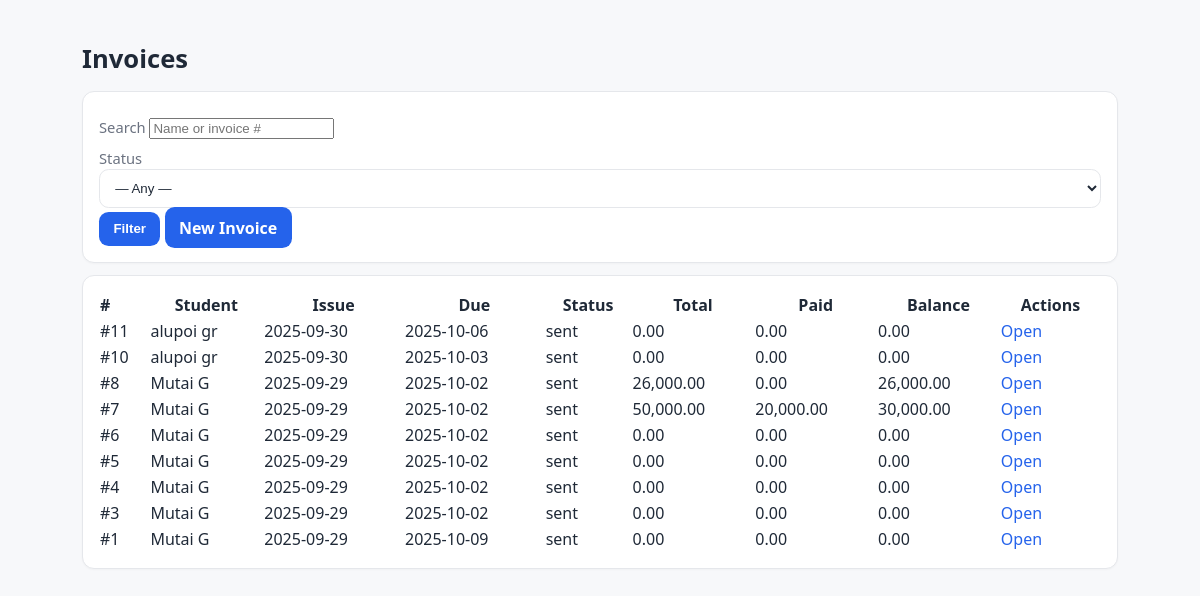
The app's page /public/invoices/index.php (signed in) with its own data.
### tables this page shows
CREATE TABLE `invoices` (
  `id` int(11) NOT NULL,
  `student_id` int(11) NOT NULL,
  `enrollment_id` int(11) DEFAULT NULL,
  `number` varchar(64) DEFAULT NULL,
  `issue_date` date NOT NULL,
  `due_date` date NOT NULL,
  `status` enum('draft','sent','partial','paid','overdue','void') NOT NULL DEFAULT 'draft',
  `notes` text DEFAULT NULL,
  `created_by` int(11) NOT NULL DEFAULT 1,
  `total_cents` int(11) NOT NULL DEFAULT 0,
  `balance_cents` int(11) NOT NULL DEFAULT 0,
  `created_at` timestamp NOT NULL DEFAULT current_timestamp()
);

CREATE TABLE `users` (
  `id` int(11) NOT NULL,
  `email` varchar(191) NOT NULL,
  `password_hash` varchar(255) DEFAULT NULL,
  `first_name` varchar(100) NOT NULL,
  `last_name` varchar(100) NOT NULL,
  `phone` varchar(50) DEFAULT NULL,
  `is_active` tinyint(1) NOT NULL DEFAULT 1,
  `created_at` timestamp NOT NULL DEFAULT current_timestamp(),
  `role` enum('admin','staff','instructor','student') NOT NULL DEFAULT 'student'
);

### php/Core/Auth.php (called while the page is built, shortened)
<?php
class Auth
{
    public static function user(): ?array
    {
        return $_SESSION['user'] ?? null;
    }
    public static function check(): bool
    {
        return self::user() !== null;
    }
}

### php/Models/Invoice.php (called while the page is built, shortened)
<?php
class Invoice {
    private static function columnExists(string $table, string $column): bool {
        $sql = "SELECT COUNT(*) FROM INFORMATION_SCHEMA.COLUMNS
                WHERE TABLE_SCHEMA = DATABASE() AND TABLE_NAME = ? AND COLUMN_NAME = ?";
        $stmt = Database::pdo()->prepare($sql);
        $stmt->execute([$table, $column]);
        return (int)$stmt->fetchColumn() > 0;
    }
    public static function all(string $q='', string $status=''): array {
        $where = ["1=1"]; $params = [];
        $sql = "SELECT i.*, s.id AS sid, u.first_name, u.last_name
                FROM invoices i
                JOIN students s ON s.id = i.student_id
                JOIN users u ON u.id = s.user_id
                WHERE " . implode(" AND ", $where) . "
                ORDER BY i.id DESC";
        $stmt = Database::pdo()->prepare($sql);
        $stmt->execute($params);
        return $stmt->fetchAll(PDO::FETCH_ASSOC);
    }
    public static function subtotal(int $invoiceId): float {
        $qcol = self::columnExists('invoice_items','quantity') ? 'quantity' : (self::columnExists('invoice_items','qty') ? 'qty' : '');
        $pcol = self::columnExists('invoice_items','unit_price') ? 'unit_price' : (self::columnExists('invoice_items','price') ? 'price' : (self::columnExists('invoice_items','amount') ? 'amount' : ''));
        if ($qcol and $pcol) {
            $stmt = Database::pdo()->prepare("SELECT SUM({$qcol}*{$pcol}) FROM invoice_items WHERE invoice_id=?");
            $stmt->execute([$invoiceId]);
        } elseif ($pcol) {
            $stmt = Database::pdo()->prepare("SELECT SUM({$pcol}) FROM invoice_items WHERE invoice_id=?");
            $stmt->execute([$invoiceId]);
        } else {
            return 0.0;
        }
        return (float)($stmt->fetchColumn() ?: 0);
    }
    public static function paymentsTotal(int $invoiceId): float {
        $acol = self::columnExists('payments', 'amount') ? 'amount' :
                (self::columnExists('payments','payment_amount') ? 'payment_amount' :
                (self::columnExists('payments','paid_amount') ? 'paid_amount' :
                (self::columnExists('payments','value') ? 'value' :
                (self::columnExists('payments','amt') ? 'amt' : ''))));
        $stmt = Database::pdo()->prepare("SELECT SUM({$acol}) FROM payments WHERE invoice_id=?");
        $stmt->execute([$invoiceId]);
        return (float)($stmt->fetchColumn() ?: 0);
    }
}

### php/Core/Database.php (called while the page is built, shortened)
<?php
class Database
{
    private static ?PDO $pdo = null;
    public static function pdo(): PDO
    {
        if (self::$pdo === null) {
            $dsn = "mysql:host=" . Config::DB_HOST . ";dbname=" . Config::DB_NAME . ";charset=" . Config::DB_CHARSET;
            $options = [
                PDO::ATTR_ERRMODE => PDO::ERRMODE_EXCEPTION,
                PDO::ATTR_DEFAULT_FETCH_MODE => PDO::FETCH_ASSOC,
                PDO::ATTR_EMULATE_PREPARES => false,
            ];
            try {
                self::$pdo = new PDO($dsn, Config::DB_USER, Config::DB_PASS, $options);
            } catch (PDOException $e) {
                http_response_code(500);
                die("Database connection failed: " . htmlspecialchars($e->getMessage(), ENT_QUOTES, 'UTF-8'));
            }
        }
        return self::$pdo;
    }
}

### public/invoices/index.php (the view, shortened to what this page needs)
<?php
require_once __DIR__ . '/../../php/Core/Database.php';
require_once __DIR__ . '/../../php/Core/Auth.php';
require_once __DIR__ . '/../../php/Models/Invoice.php';
$q = trim($_GET['q'] ?? '');
$status = trim($_GET['status'] ?? '');
$rows = Invoice::all($q, $status);
?>
<!doctype html>
<html lang="en">
<head>
  <link rel="stylesheet" href="../../assets/css/main.css">
</head>
<body>
<main class="container">
  <h1>Invoices</h1>
  <form method="get" class="card">
    <label>Search <input name="q" value="<?= htmlspecialchars($q) ?>" placeholder="Name or invoice #"></label>
    <label>Status
      <select name="status">
        <option value="">— Any —</option>
      </select>
    </label>
    <button type="submit">Filter</button>
    <?php if (empty($READ_ONLY) && \Core\Auth::check(['admin','staff'])): ?>
      <a class="btn" href="create.php">New Invoice</a>
    <?php endif; ?>
  </form>
  <div class="card">
    <table style="width:100%; border-collapse:collapse;">
      <thead><tr><th style="text-align:left">#</th><th>Student</th><th>Issue</th><th>Due</th><th>Status</th><th>Total</th><th>Paid</th><th>Balance</th><th>Actions</th></tr></thead>
      <tbody>
      <?php foreach ($rows as $r): $invId=(int)$r['id']; $name=trim(($r['first_name']??'').' '.($r['last_name']??'')); $total=\Models\Invoice::subtotal($invId); $paid=\Models\Invoice::paymentsTotal($invId); $bal=$total-$paid; ?>
        <tr>
          <td>#<?= $invId ?></td>
          <td><?= htmlspecialchars($name ?: ('Student #'.$r['sid'])) ?></td>
          <td><?= htmlspecialchars($r['issue_date']) ?></td>
          <td><?= htmlspecialchars($r['due_date'] ?? '') ?></td>
          <td><?= htmlspecialchars($r['status']) ?></td>
          <td><?= number_format($total, 2) ?></td>
          <td><?= number_format($paid, 2) ?></td>
          <td><?= number_format($bal, 2) ?></td>
          <td><a href="view.php?id=<?= $invId ?>">Open</a></td>
        </tr>
      <?php endforeach; if (empty($rows)): ?>
        <tr><td colspan="9">No invoices.</td></tr>
      <?php endif; ?>
      </tbody>
    </table>
  </div>
</main>
</body>
</html>

### assets/css/main.css (style rules this page uses)
:root { --bg:#f7f8fa; --card:#ffffff; --text:#1f2937; --muted:#6b7280; --primary:#2563eb; --primary-600:#1d4ed8; --border:#e5e7eb; --accent:#10b981; --danger:#ef4444; }
* { box-sizing:border-box }
html,body { height:100% }
body { margin:0; font-family:system-ui,-apple-system,Segoe UI,Roboto,Ubuntu,Cantarell,Noto Sans,sans-serif; color:var(--text); background:var(--bg); line-height:1.5; }
.container { max-width:1100px;margin:5px auto;padding:2rem }
a { color:var(--primary);text-decoration:none }
.card { background:var(--card);border:1px solid var(--border);border-radius:12px;padding:1rem;margin:.75rem 0;box-shadow:0 1px 2px rgba(0,0,0,.03) }
h1 { font-size:1.6rem;margin:.2rem 0 .8rem }
form label { display:block;margin:.5rem 0 .25rem;color:var(--muted);font-size:.92rem }
input[type="text"],input[type="number"],input[type="datetime-local"],input[type="date"],input[type="email"],input[type="password"],select,textarea { width:100%;padding:.6rem .7rem;border:1px solid var(--border);border-radius:.6rem;background:var(--card);color:var(--text) }
button,.btn,input[type="submit"] { appearance:none;border:0;border-radius:.6rem;background:var(--primary);color:#fff;padding:.6rem .9rem;font-weight:600;cursor:pointer }

### records on screen
invoices: id "11", users.first_name+last_name "alupoi gr", issue_date "2025-09-30", due_date "2025-10-06", status "sent", total "0.00", paid "0.00", bal "0.00"
invoices: id "10", users.first_name+last_name "alupoi gr", issue_date "2025-09-30", due_date "2025-10-03", status "sent", total "0.00", paid "0.00", bal "0.00"
invoices: id "8", users.first_name+last_name "Mutai G", issue_date "2025-09-29", due_date "2025-10-02", status "sent", total "26,000.00", paid "0.00", bal "26,000.00"
invoices: id "7", users.first_name+last_name "Mutai G", issue_date "2025-09-29", due_date "2025-10-02", status "sent", total "50,000.00", paid "20,000.00", bal "30,000.00"
invoices: id "6", users.first_name+last_name "Mutai G", issue_date "2025-09-29", due_date "2025-10-02", status "sent", total "0.00", paid "0.00", bal "0.00"
invoices: id "5", users.first_name+last_name "Mutai G", issue_date "2025-09-29", due_date "2025-10-02", status "sent", total "0.00", paid "0.00", bal "0.00"
invoices: id "4", users.first_name+last_name "Mutai G", issue_date "2025-09-29", due_date "2025-10-02", status "sent", total "0.00", paid "0.00", bal "0.00"
invoices: id "3", users.first_name+last_name "Mutai G", issue_date "2025-09-29", due_date "2025-10-02", status "sent", total "0.00", paid "0.00", bal "0.00"
invoices: id "1", users.first_name+last_name "Mutai G", issue_date "2025-09-29", due_date "2025-10-09", status "sent", total "0.00", paid "0.00", bal "0.00"
